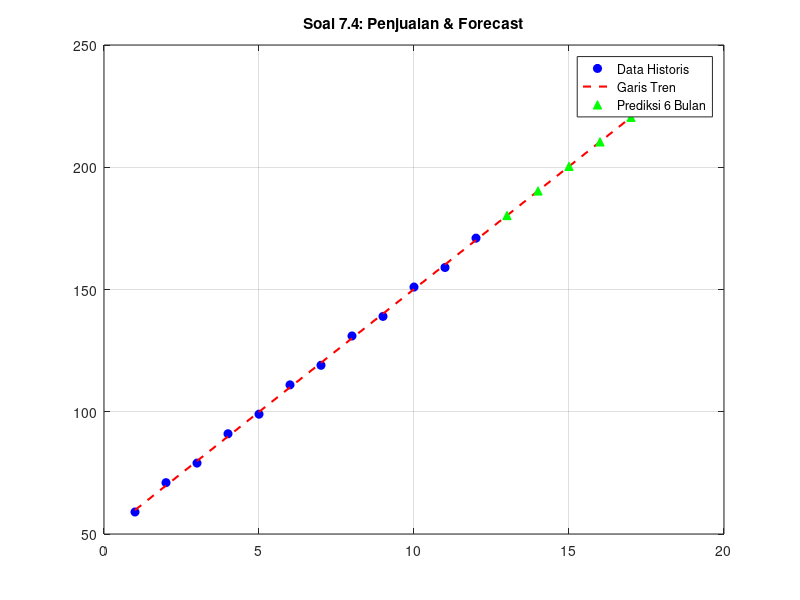

Source code (MATLAB):
%% SOAL 7: VERIFIKASI SIGMA & FORECASTING
clear; clc;

% Parameter
a = 0; b = 9; K = 10;
n = 1:12;

% Model Penjualan
Sn = 50 + (K*n) + (-1).^n * (a+1);

% 7.2 Operasi Sigma
T1 = sum(Sn);
T2 = sum(Sn.^2);
fprintf('T1 (Sum Sn): %.2f\n', T1);
fprintf('T2 (Sum Sn^2): %.2f\n', T2);

% 7.4 Forecasting
p_coeff = polyfit(n, Sn, 1);
slope = p_coeff(1);
intercept = p_coeff(2);
fprintf('Slope: %.4f, Intercept: %.4f\n', slope, intercept);

% Prediksi 1-18
n_pred = 1:18;
S_fit = polyval(p_coeff, n_pred);
MAE = mean(abs(Sn - polyval(p_coeff, n)));
fprintf('MAE: %.4f\n', MAE);

figure(7);
plot(n, Sn, 'bo', 'MarkerFaceColor', 'b'); hold on;
plot(n_pred, S_fit, 'r--', 'LineWidth', 1.5);
plot(13:18, S_fit(13:18), 'g^', 'MarkerFaceColor', 'g');
grid on; title('Soal 7.4: Penjualan & Forecast');
legend('Data Historis', 'Garis Tren', 'Prediksi 6 Bulan');
